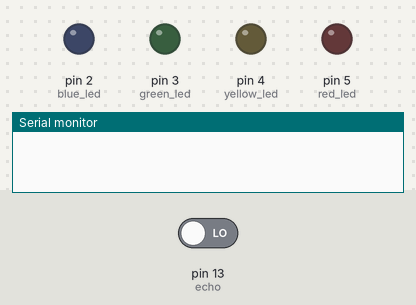
Recording of a sketch running on a simulated Arduino Uno, built with avr-gcc and run on an emulated ATmega328P. On the bench: output pins drawn as LEDs (lit = HIGH), the last lines printed to the serial monitor. The inputs (shaded band) are chosen by the test bench; at power-on: pin 13 (echo) LOW. Pins used as bus, display or sensor lines are not drawn.

Above: at 0.1 s.
At 1.1 s:
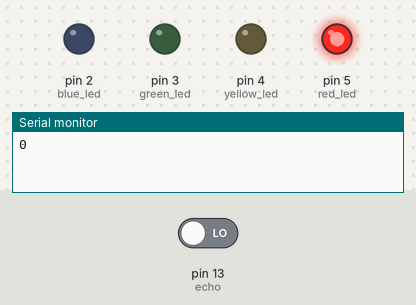
Timing chart, 0 to 2.6 s (numbered marks = the images above):
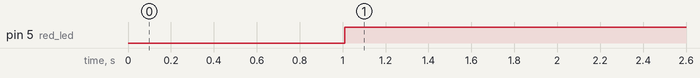

The sketch:

UltraSonic_sensor.ino
```cpp
const int echo = 13;
const int trig = 12;

const int blue_led = 2;
const int green_led = 3;
const int yellow_led = 4;
const int red_led = 5;

int duration = 0;
int distance = 0;

void setup() {
  pinMode(trig, OUTPUT);
  pinMode(echo, INPUT);
  pinMode(blue_led, OUTPUT);
  pinMode(green_led, OUTPUT);
  pinMode(yellow_led, OUTPUT);
  pinMode(red_led, OUTPUT);

  Serial.begin(9600);
}

void loop() {
  digitalWrite(trig, HIGH);
  delay(10);
  digitalWrite(trig, LOW);

  duration = pulseIn(echo, HIGH);
  distance = (duration/2) / 28.5;
  Serial.println(distance);

  if(distance >= 0 && distance <= 15) //Activate the red led between these distance, else it won't activate
  {
    digitalWrite(red_led, HIGH);
  }
  else
  {
    digitalWrite(red_led, LOW);
  }

  if(distance >= 16 && distance <= 30) //Activate the yellow led between these distance, else it won't activate
  {
    digitalWrite(yellow_led, HIGH);
  }
  else
  {
    digitalWrite(yellow_led, LOW);
  }

  if(distance >= 31 && distance <= 45) //Activate the green led between these distance, else it won't activate
  {
    digitalWrite(green_led, HIGH);
  }
  else
  {
    digitalWrite(green_led, LOW);
  }

  if(distance >= 46 && distance <= 100) //Activate the blue led between these distance, else it won't activate
  {
    digitalWrite(blue_led, HIGH);
  }
  else
  {
    digitalWrite(blue_led, LOW);
  }
}
```

Measured:
- by itself, pin 5 (red_led): LOW → HIGH at 1.0 s
